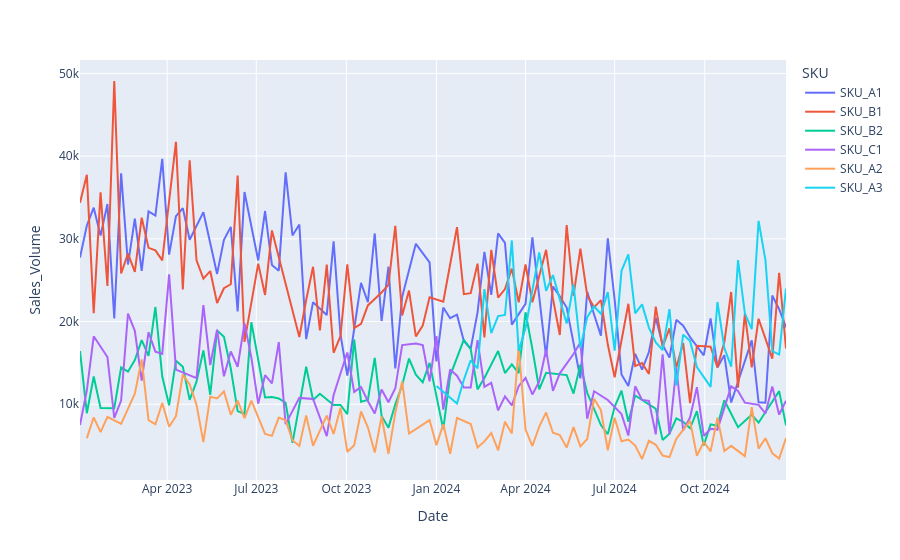

The code cell stored with this chart in its notebook:
### Code cell
fig = px.line(df_sales, x='Date', y='Sales_Volume', color='SKU')
fig.show()
